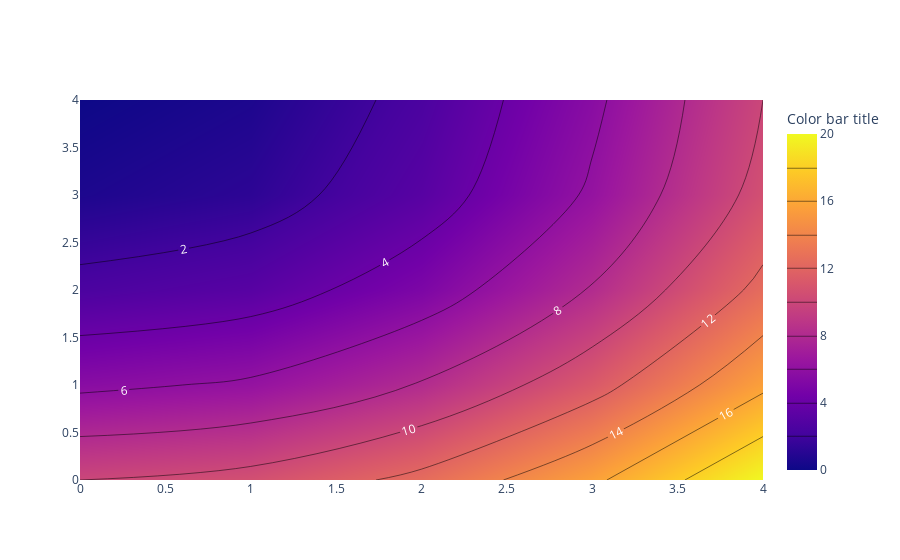

Write notebook code for a chart like this one.
### Markdown cell above
## Contour Line Labels

### Code cell
import plotly.graph_objects as go

fig = go.Figure(data=
    go.Contour(
        z=[[10, 10.625, 12.5, 15.625, 20],
           [5.625, 6.25, 8.125, 11.25, 15.625],
           [2.5, 3.125, 5., 8.125, 12.5],
           [0.625, 1.25, 3.125, 6.25, 10.625],
           [0, 0.625, 2.5, 5.625, 10]],
        #contours_coloring='lines',
        contours=dict(
            coloring ='heatmap',
            showlabels = True, # show labels on contours
            labelfont = dict( # label font properties
                size = 12,
                color = 'white',
            )            
        ),
        # Customize Colorbar
        #colorbar=dict(
        #    title='Color bar title', # title here
        #    titleside='right',
        #    titlefont=dict(
        #        size=14,
        #        family='Arial, sans-serif')
        #)
    ))

fig.show()

### Figure 1 — Plotly figure (JSON) as saved in the notebook; plotly's stock layout.template omitted (floating-point values rounded to 4 significant figures)
{"data": [{"colorbar": {"title": {"text": "Color bar title"}}, "contours": {"coloring": "heatmap", "labelfont": {"color": "white", "size": 12}, "showlabels": true}, "type": "contour", "z": [[10, 10.62, 12.5, 15.62, 20], [5.625, 6.25, 8.125, 11.25, 15.62], [2.5, 3.125, 5, 8.125, 12.5], [0.625, 1.25, 3.125, 6.25, 10.62], [0, 0.625, 2.5, 5.625, 10]]}], "layout": {}}
